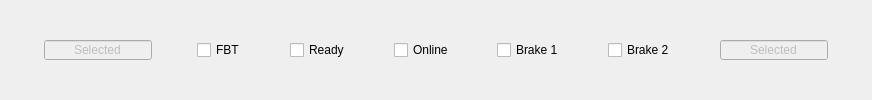
    <widget class="QGroupBox" name="groupBox">
     <property name="styleSheet">
      <string notr="true">QGroupBox {
    border: none;
    margin-top: 0px;
}
</string>
     </property>
     <property name="title">
      <string/>
     </property>
     <layout class="QHBoxLayout" name="horizontalLayout">
      <property name="spacing">
       <number>0</number>
      </property>
      <property name="leftMargin">
       <number>0</number>
      </property>
      <property name="topMargin">
       <number>9</number>
      </property>
      <property name="rightMargin">
       <number>0</number>
      </property>
      <property name="bottomMargin">
       <number>9</number>
      </property>
      <item>
       <spacer name="horizontalSpacer_12">
        <property name="orientation">
         <enum>Qt::Orientation::Horizontal</enum>
        </property>
        <property name="sizeHint" stdset="0">
         <size>
          <width>44</width>
          <height>13</height>
         </size>
        </property>
       </spacer>
      </item>
      <item>
       <widget class="QLineEdit" name="txtSelected1">
        <property name="enabled">
         <bool>false</bool>
        </property>
        <property name="maximumSize">
         <size>
          <width>16777215</width>
          <height>20</height>
         </size>
        </property>
        <property name="text">
         <string>Selected</string>
        </property>
        <property name="echoMode">
         <enum>QLineEdit::EchoMode::Normal</enum>
        </property>
        <property name="alignment">
         <set>Qt::AlignmentFlag::AlignCenter</set>
        </property>
       </widget>
      </item>
      <item>
       <spacer name="horizontalSpacer_11">
        <property name="orientation">
         <enum>Qt::Orientation::Horizontal</enum>
        </property>
        <property name="sizeHint" stdset="0">
         <size>
          <width>45</width>
          <height>13</height>
         </size>
        </property>
       </spacer>
      </item>
      <item>
       <widget class="QCheckBox" name="cbFBT">
        <property name="text">
         <string>FBT</string>
        </property>
       </widget>
      </item>
      <item>
       <spacer name="horizontalSpacer_15">
        <property name="orientation">
         <enum>Qt::Orientation::Horizontal</enum>
        </property>
        <property name="sizeHint" stdset="0">
         <size>
          <width>44</width>
          <height>13</height>
         </size>
        </property>
       </spacer>
      </item>
      <item>
       <widget class="QCheckBox" name="cbReady">
        <property name="text">
         <string>Ready</string>
        </property>
       </widget>
      </item>
      <item>
       <spacer name="horizontalSpacer_13">
        <property name="orientation">
         <enum>Qt::Orientation::Horizontal</enum>
        </property>
        <property name="sizeHint" stdset="0">
         <size>
          <width>44</width>
          <height>13</height>
         </size>
        </property>
       </spacer>
      </item>
      <item>
       <widget class="QCheckBox" name="cbOnline">
        <property name="text">
         <string>Online</string>
        </property>
       </widget>
      </item>
      <item>
       <spacer name="horizontalSpacer_16">
        <property name="orientation">
         <enum>Qt::Orientation::Horizontal</enum>
        </property>
        <property name="sizeHint" stdset="0">
         <size>
          <width>43</width>
          <height>13</height>
         </size>
        </property>
       </spacer>
      </item>
      <item>
       <widget class="QCheckBox" name="cbBrake1">
        <property name="text">
         <string>Brake 1</string>
        </property>
       </widget>
      </item>
      <item>
       <spacer name="horizontalSpacer_10">
        <property name="orientation">
         <enum>Qt::Orientation::Horizontal</enum>
        </property>
        <property name="sizeHint" stdset="0">
         <size>
          <width>44</width>
          <height>13</height>
         </size>
        </property>
       </spacer>
      </item>
      <item>
       <widget class="QCheckBox" name="cbBrake2">
        <property name="text">
         <string>Brake 2</string>
        </property>
       </widget>
      </item>
      <item>
       <spacer name="horizontalSpacer_14">
        <property name="orientation">
         <enum>Qt::Orientation::Horizontal</enum>
        </property>
        <property name="sizeHint" stdset="0">
         <size>
          <width>45</width>
          <height>13</height>
         </size>
        </property>
       </spacer>
      </item>
      <item>
       <widget class="QLineEdit" name="txtSelected2">
        <property name="enabled">
         <bool>false</bool>
        </property>
        <property name="maximumSize">
         <size>
          <width>16777215</width>
          <height>20</height>
         </size>
        </property>
        <property name="text">
         <string>Selected</string>
        </property>
        <property name="alignment">
         <set>Qt::AlignmentFlag::AlignCenter</set>
        </property>
       </widget>
      </item>
      <item>
       <spacer name="horizontalSpacer_9">
        <property name="orientation">
         <enum>Qt::Orientation::Horizontal</enum>
        </property>
        <property name="sizeHint" stdset="0">
         <size>
          <width>44</width>
          <height>13</height>
         </size>
        </property>
       </spacer>
      </item>
     </layout>
    </widget>
